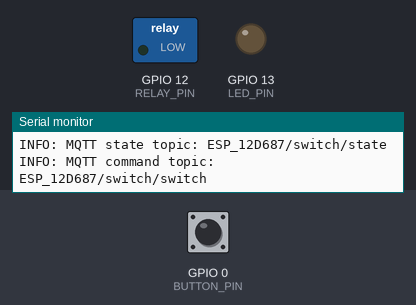
Bench run of a sketch on a simulated ESP8266 (NodeMCU). On the bench: switched loads named in the sketch (green lamp = pin HIGH), output pins drawn as LEDs (lit = HIGH), the last lines printed to the serial monitor. The inputs (shaded band) are chosen by the test bench; at power-on: GPIO 0 (BUTTON_PIN) HIGH. WiFi joins after 1.5 s; servers stay silent unless stated; EEPROM starts erased; no MQTT or app messages arrive unless stated.

Above: at 0.1 s.
At 2.7 s:
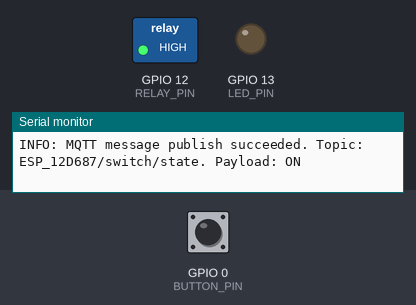
2.8 s: GPIO 0 (BUTTON_PIN) pulled LOW for 0.15 s
At 3.5 s:
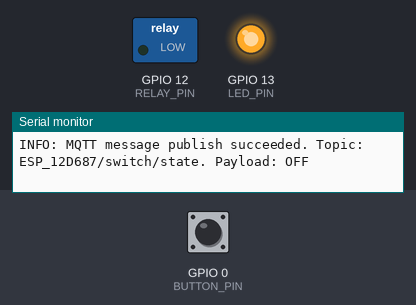
Timing chart, 0 to 5.8 s (numbered marks = the images above; inputs shaded):
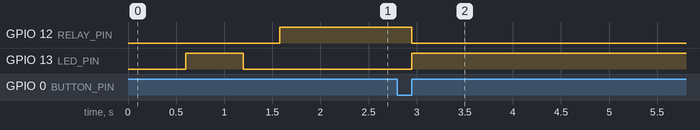

The sketch:

ESP8266_Sonoff.ino
```cpp
/*
  Based heavily on:
  https://github.com/mertenats/sonoff
*/

#include <ESP8266WiFi.h>    // https://github.com/esp8266/Arduino
#include <WiFiManager.h>    // https://github.com/tzapu/WiFiManager
#include <PubSubClient.h>   // https://github.com/knolleary/pubsubclient/releases/tag/v2.6
#include <Ticker.h>
#include <EEPROM.h>

#define           DEBUG // enable debugging

// macros for debugging
#ifdef            DEBUG
  #define         DEBUG_PRINT(x)    Serial.print(x)
  #define         DEBUG_PRINTLN(x)  Serial.println(x)
#else
  #define         DEBUG_PRINT(x)
  #define         DEBUG_PRINTLN(x)
#endif


// Sonoff properties
const uint8_t     BUTTON_PIN = 0;
const uint8_t     RELAY_PIN  = 12;
const uint8_t     LED_PIN    = 13;


#define STRUCT_CHAR_ARRAY_SIZE 32 // size of the arrays for MQTT username, password, etc.

// MQTT
char              MQTT_CLIENT_ID[11]                                 = {0};
char              MQTT_SWITCH_STATE_TOPIC[STRUCT_CHAR_ARRAY_SIZE]   = {0};
char              MQTT_SWITCH_COMMAND_TOPIC[STRUCT_CHAR_ARRAY_SIZE] = {0};
char              MQTT_SWITCH_WILL_BIRTH_TOPIC[STRUCT_CHAR_ARRAY_SIZE] = {0};
const char*       MQTT_SWITCH_ON_PAYLOAD                            = "ON";
const char*       MQTT_SWITCH_OFF_PAYLOAD                           = "OFF";
const char*       MQTT_BIRTH_PAYLOAD                                = "Connected";
const char*       MQTT_WILL_PAYLOAD                                 = "Disconnected";

// Settings for MQTT
typedef struct {
  char            mqttServer[STRUCT_CHAR_ARRAY_SIZE]                = "";//{0};
  char            mqttPort[6]                                       = "";//{0};
} Settings;

enum CMD {
  CMD_NOT_DEFINED,
  CMD_PIR_STATE_CHANGED,
  CMD_BUTTON_STATE_CHANGED,
};
volatile uint8_t cmd = CMD_NOT_DEFINED;

uint8_t           relayState                                        = HIGH;  // HIGH: closed switch
uint8_t           buttonState                                       = HIGH; // HIGH: opened switch
uint8_t           currentButtonState                                = buttonState;
long              buttonStartPressed                                = 0;
long              buttonDurationPressed                             = 0;

Settings          settings;
Ticker            ticker;
WiFiClient        wifiClient;
PubSubClient      mqttClient(wifiClient);

///////////////////////////////////////////////////////////////////////////
//   MQTT
///////////////////////////////////////////////////////////////////////////
/*
   Function called when a MQTT message arrived
   @param p_topic   The topic of the MQTT message
   @param p_payload The payload of the MQTT message
   @param p_length  The length of the payload
*/
void callback(char* p_topic, byte* p_payload, unsigned int p_length) {
  // handle the MQTT topic of the received message
  if (String(MQTT_SWITCH_COMMAND_TOPIC).equals(p_topic)) {
    if ((char)p_payload[0] == (char)MQTT_SWITCH_ON_PAYLOAD[0] && (char)p_payload[1] == (char)MQTT_SWITCH_ON_PAYLOAD[1]) {
      if (relayState != HIGH) {
        relayState = HIGH;
        setRelayState();
      }
    } else if ((char)p_payload[0] == (char)MQTT_SWITCH_OFF_PAYLOAD[0] && (char)p_payload[1] == (char)MQTT_SWITCH_OFF_PAYLOAD[1] && (char)p_payload[2] == (char)MQTT_SWITCH_OFF_PAYLOAD[2]) {
      if (relayState != LOW) {
        relayState = LOW;
        setRelayState();
      }
    }
  }
}

/*
  Function called to publish the state of the Sonoff relay
*/
void publishSwitchState() {
  if (relayState == HIGH) {
    if (mqttClient.publish(MQTT_SWITCH_STATE_TOPIC, MQTT_SWITCH_ON_PAYLOAD, true)) {
      DEBUG_PRINT(F("INFO: MQTT message publish succeeded. Topic: "));
      DEBUG_PRINT(MQTT_SWITCH_STATE_TOPIC);
      DEBUG_PRINT(F(". Payload: "));
      DEBUG_PRINTLN(MQTT_SWITCH_ON_PAYLOAD);
    } else {
      DEBUG_PRINTLN(F("ERROR: MQTT message publish failed, either connection lost, or message too large"));
    }
  } else {
    if (mqttClient.publish(MQTT_SWITCH_STATE_TOPIC, MQTT_SWITCH_OFF_PAYLOAD, true)) {
      DEBUG_PRINT(F("INFO: MQTT message publish succeeded. Topic: "));
      DEBUG_PRINT(MQTT_SWITCH_STATE_TOPIC);
      DEBUG_PRINT(F(". Payload: "));
      DEBUG_PRINTLN(MQTT_SWITCH_OFF_PAYLOAD);
    } else {
      DEBUG_PRINTLN(F("ERROR: MQTT message publish failed, either connection lost, or message too large"));
    }
  }
}

/*
  Function called to connect/reconnect to the MQTT broker
*/
void reconnect() {
  //uint8_t i = 0;
  while (!mqttClient.connected()) {
    if (mqttClient.connect(MQTT_CLIENT_ID, MQTT_SWITCH_WILL_BIRTH_TOPIC, MQTTQOS1, true, MQTT_WILL_PAYLOAD)) {
      DEBUG_PRINTLN(F("INFO: The client is successfully connected to the MQTT broker"));
    } else {
      DEBUG_PRINTLN(F("ERROR: The connection to the MQTT broker failed"));
      DEBUG_PRINT(F("Broker: "));
      DEBUG_PRINTLN(settings.mqttServer);
      /*
            delay(1000);
            if (i == 3) {
              reset();
            }
            i++;
      */
      // Wait 5 seconds before retrying
      delay(5000);
    }
  }

  if (mqttClient.publish(MQTT_SWITCH_WILL_BIRTH_TOPIC, MQTT_BIRTH_PAYLOAD, true)) {
    DEBUG_PRINT(F("INFO: MQTT birth message publish succeeded. Topic: "));
    DEBUG_PRINT(MQTT_SWITCH_WILL_BIRTH_TOPIC);
    DEBUG_PRINT(F(". Payload: "));
    DEBUG_PRINTLN("Connected");
  } else {
    DEBUG_PRINTLN(F("ERROR: MQTT birth message publish failed, either connection lost, or message too large"));
  }

  if (mqttClient.subscribe(MQTT_SWITCH_COMMAND_TOPIC)) {
    DEBUG_PRINT(F("INFO: Sending the MQTT subscribe succeeded. Topic: "));
    DEBUG_PRINTLN(MQTT_SWITCH_COMMAND_TOPIC);
  } else {
    DEBUG_PRINT(F("ERROR: Sending the MQTT subscribe failed. Topic: "));
    DEBUG_PRINTLN(MQTT_SWITCH_COMMAND_TOPIC);
  }
}

///////////////////////////////////////////////////////////////////////////
//   WiFiManager
///////////////////////////////////////////////////////////////////////////
/*
  Function called to toggle the state of the LED
*/
void tick() {
  digitalWrite(LED_PIN, !digitalRead(LED_PIN));
}

// flag for saving data
bool shouldSaveConfig = false;

// callback notifying us of the need to save config
void saveConfigCallback () {
  shouldSaveConfig = true;
}

void configModeCallback (WiFiManager *myWiFiManager) {
  ticker.attach(0.2, tick);
}


///////////////////////////////////////////////////////////////////////////
//   Sonoff switch
///////////////////////////////////////////////////////////////////////////
/*
  Function called to set the state of the relay
*/
void setRelayState() {
  digitalWrite(RELAY_PIN, relayState);
  digitalWrite(LED_PIN, (relayState + 1) % 2);
  publishSwitchState();
}

/*
  Function called to restart the switch
*/
void restart() {
  DEBUG_PRINTLN(F("INFO: Restart..."));
  ESP.reset();
  delay(1000);
}

/*
  Function called to reset the configuration of the switch
*/
void reset() {
  DEBUG_PRINTLN(F("INFO: Reset..."));
  WiFi.disconnect();
  delay(1000);
  ESP.reset();
  delay(1000);
}

///////////////////////////////////////////////////////////////////////////
//   ISR
///////////////////////////////////////////////////////////////////////////
/*
  Function called when the button is pressed/released
*/
void buttonStateChangedISR() {
  cmd = CMD_BUTTON_STATE_CHANGED;
}


///////////////////////////////////////////////////////////////////////////
//   Setup() and loop()
///////////////////////////////////////////////////////////////////////////
void setup() {
#ifdef DEBUG
  Serial.begin(115200);
#endif

  // init the I/O
  pinMode(LED_PIN,    OUTPUT);
  pinMode(RELAY_PIN,  OUTPUT);
  pinMode(BUTTON_PIN, INPUT);
  attachInterrupt(BUTTON_PIN, buttonStateChangedISR, CHANGE);
  ticker.attach(0.6, tick);

  // get the Chip ID of the switch and use it as the MQTT client ID
  sprintf(MQTT_CLIENT_ID, "ESP_%06X", ESP.getChipId());
  //sprintf(MQTT_CLIENT_ID, "%s", WiFi.hostname().c_str());
  DEBUG_PRINT(F("INFO: MQTT client ID/Hostname: "));
  DEBUG_PRINTLN(MQTT_CLIENT_ID);

  // set the state topic: <Chip ID>/switch/state
  sprintf(MQTT_SWITCH_STATE_TOPIC, "ESP_%06X/switch/state", ESP.getChipId());
  //sprintf(MQTT_SWITCH_STATE_TOPIC, "%s/switch/state", WiFi.hostname().c_str());
  DEBUG_PRINT(F("INFO: MQTT state topic: "));
  DEBUG_PRINTLN(MQTT_SWITCH_STATE_TOPIC);

  // set the command topic: <Chip ID>/switch/switch
  sprintf(MQTT_SWITCH_COMMAND_TOPIC, "ESP_%06X/switch/switch", ESP.getChipId());
  //sprintf(MQTT_SWITCH_COMMAND_TOPIC, "%s/switch/switch", WiFi.hostname().c_str());
  DEBUG_PRINT(F("INFO: MQTT command topic: "));
  DEBUG_PRINTLN(MQTT_SWITCH_COMMAND_TOPIC);

  // set the will/birth topic
  sprintf(MQTT_SWITCH_WILL_BIRTH_TOPIC, "ESP_%06X/connection/status", ESP.getChipId());
  //sprintf(MQTT_SWITCH_WILL_BIRTH_TOPIC, "%s/connection/status", WiFi.hostname().c_str());

  // load custom params
  EEPROM.begin(512);
  EEPROM.get(0, settings);
  EEPROM.end();

  WiFiManagerParameter custom_text("<p>MQTT broker IP address and broker port</p>");
  WiFiManagerParameter custom_mqtt_server("mqtt-server", "MQTT Broker IP", settings.mqttServer, STRUCT_CHAR_ARRAY_SIZE);
  WiFiManagerParameter custom_mqtt_port("mqtt-port", "MQTT Broker Port", settings.mqttPort, 6);

  WiFiManager wifiManager;

  wifiManager.addParameter(&custom_text);
  wifiManager.addParameter(&custom_mqtt_server);
  wifiManager.addParameter(&custom_mqtt_port);

  wifiManager.setAPCallback(configModeCallback);
  wifiManager.setConfigPortalTimeout(180);
  // set config save notify callback
  wifiManager.setSaveConfigCallback(saveConfigCallback);

  if (!wifiManager.autoConnect(MQTT_CLIENT_ID)) {
    ESP.reset();
    delay(1000);
  }


  if (shouldSaveConfig) {
    strcpy(settings.mqttServer,   custom_mqtt_server.getValue());
    strcpy(settings.mqttPort,     custom_mqtt_port.getValue());

    EEPROM.begin(512);
    EEPROM.put(0, settings);
    EEPROM.end();
  }

  // configure MQTT
  mqttClient.setServer(settings.mqttServer, atoi(settings.mqttPort));
  mqttClient.setCallback(callback);

  // connect to the MQTT broker
  reconnect();

  ticker.detach();

  setRelayState();
}

void loop() {

  switch (cmd) {
    case CMD_NOT_DEFINED:
      // do nothing
      break;
    case CMD_BUTTON_STATE_CHANGED:
      currentButtonState = digitalRead(BUTTON_PIN);
      if (buttonState != currentButtonState) {
        // tests if the button is released or pressed
        if (buttonState == LOW && currentButtonState == HIGH) {
          buttonDurationPressed = millis() - buttonStartPressed;
          if (buttonDurationPressed < 500) {
            relayState = relayState == HIGH ? LOW : HIGH;
            setRelayState();
          } else if (buttonDurationPressed < 3000) {
            restart();
          } else {
            reset();
          }
        } else if (buttonState == HIGH && currentButtonState == LOW) {
          buttonStartPressed = millis();
        }
        buttonState = currentButtonState;
      }
      cmd = CMD_NOT_DEFINED;
      break;
  }

  yield();

  // keep the MQTT client connected to the broker
  if (!mqttClient.connected()) {
    reconnect();
  }
  mqttClient.loop();

  yield();
}
```

Measured:
- after the input at 2.8 s, GPIO 12 (RELAY_PIN): HIGH → LOW after 0.15 s; GPIO 13 (LED_PIN): LOW → HIGH after 0.15 s
